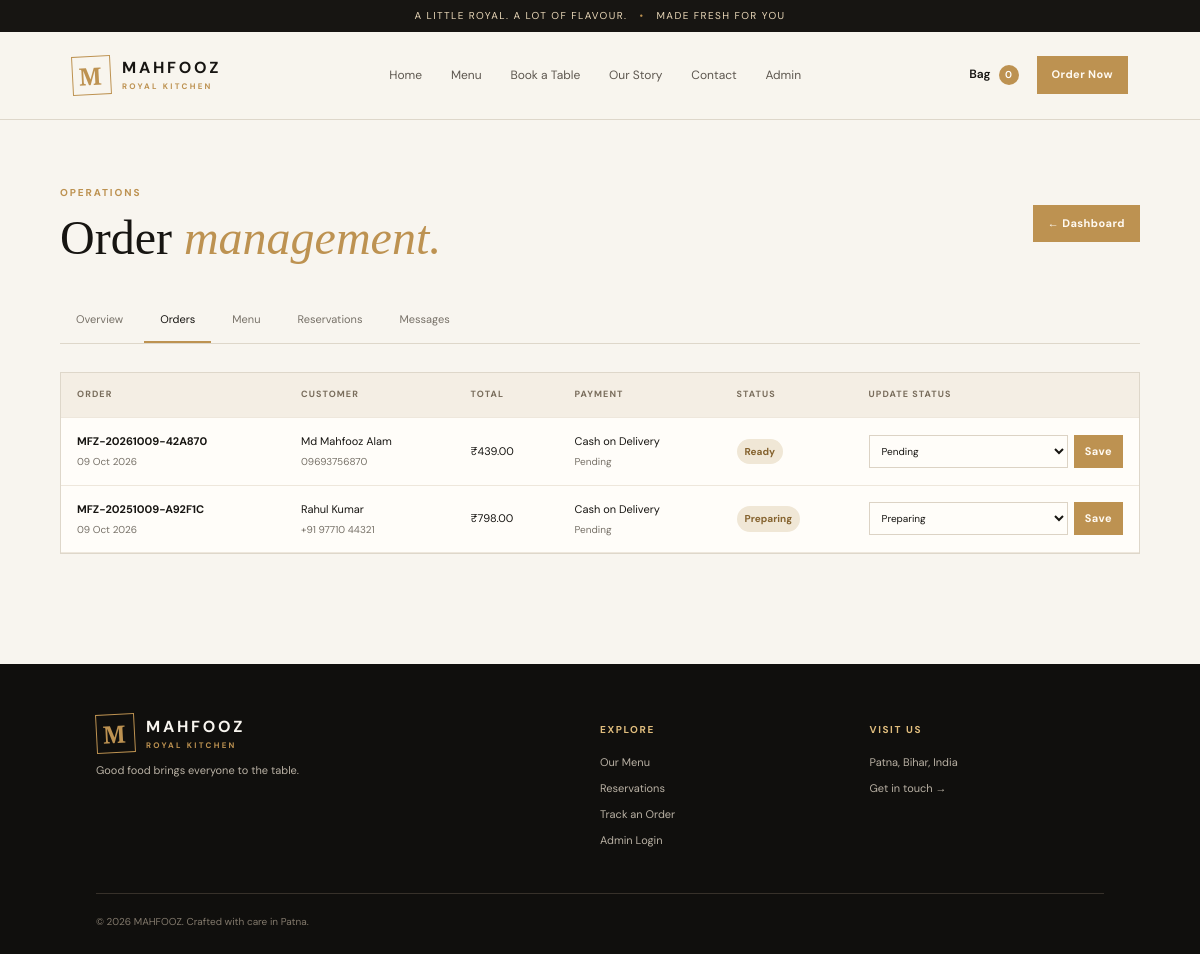
The app's page /admin/orders (signed in) with its own data.
### models/__init__.py (models this page shows)
class Order(db.Model):
    __tablename__ = 'orders'
    id = db.Column(db.Integer, primary_key=True)
    order_number = db.Column(db.String(50), unique=True, nullable=False)
    customer_name = db.Column(db.String(120), nullable=False)
    customer_phone = db.Column(db.String(20), nullable=False)
    customer_email = db.Column(db.String(120))
    delivery_address = db.Column(db.Text, nullable=False)
    subtotal = db.Column(db.Float, nullable=False, default=0)
    delivery_fee = db.Column(db.Float, nullable=False, default=0)
    tax_amount = db.Column(db.Float, nullable=False, default=0)
    total_amount = db.Column(db.Float, nullable=False, default=0)
    payment_method = db.Column(db.String(50), default='COD')
    payment_status = db.Column(db.String(30), default='Pending')
    order_status = db.Column(db.String(30), default='Pending')
    special_notes = db.Column(db.Text)
    razorpay_order_id = db.Column(db.String(120))
    razorpay_payment_id = db.Column(db.String(120))
    razorpay_signature = db.Column(db.String(255))
    created_at = db.Column(db.DateTime, default=datetime.utcnow)
    updated_at = db.Column(db.DateTime, default=datetime.utcnow, onupdate=datetime.utcnow)
    items = db.relationship('OrderItem', backref='order', lazy=True, cascade='all, delete-orphan')

### app.py (the view)
@app.get('/admin/orders')
@admin_required
def admin_orders(): return render_template('admin/orders.html', orders=Order.query.order_by(Order.created_at.desc()).all())

### app.py (called while the page is built)
@app.before_request
def normalize_path():
    path = request.path
    if len(path) > 1 and path.endswith('/'):
        return redirect(path.rstrip('/') + (('?' + request.query_string.decode()) if request.query_string else ''), code=308)
    lowered = path.lower()
    aliases = {'/login': '/admin/login', '/admin.html': '/admin', '/dashboard': '/admin', '/admin/index': '/admin', '/admin/login.html': '/admin/login'}
    if lowered in aliases:
        return redirect(aliases[lowered], code=301)
    if lowered != path and lowered.startswith('/admin'):
        return redirect(lowered, code=301)

@app.context_processor
def inject_globals():
    return {'restaurant_name': 'MAHFOOZ', 'restaurant_address': app.config.get('RESTAURANT_ADDRESS'),
            'restaurant_phone': app.config.get('RESTAURANT_PHONE'), 'current_year': datetime.now().year}

def admin_required(fn):
    @wraps(fn)
    def wrapper(*args, **kwargs):
        if not session.get('admin_id'):
            flash('Please log in to access the dashboard.', 'warning')
            return redirect(url_for('admin_login', next=request.path))
        return fn(*args, **kwargs)
    return wrapper

### templates/admin/orders.html
{% extends 'base.html' %}{% block title %}Manage Orders | MAHFOOZ{% endblock %}{% block content %}<section class="admin-page"><div class="admin-head"><div><p class="eyebrow">OPERATIONS</p><h1>Order <em>management.</em></h1></div><a class="btn btn-small" href="{{ url_for('admin_dashboard') }}">← Dashboard</a></div><div class="admin-nav"><a href="{{ url_for('admin_dashboard') }}">Overview</a><a class="active" href="{{ url_for('admin_orders') }}">Orders</a><a href="{{ url_for('admin_menu') }}">Menu</a><a href="{{ url_for('admin_reservations') }}">Reservations</a><a href="{{ url_for('admin_messages') }}">Messages</a></div><div class="admin-panel table-panel"><div class="table-scroll"><table><thead><tr><th>Order</th><th>Customer</th><th>Total</th><th>Payment</th><th>Status</th><th>Update status</th></tr></thead><tbody>{% for o in orders %}<tr><td><strong>{{ o.order_number }}</strong><small>{{ o.created_at.strftime('%d %b %Y') if o.created_at else '' }}</small></td><td>{{ o.customer_name }}<small>{{ o.customer_phone }}</small></td><td>₹{{ '%.2f'|format(o.total_amount) }}</td><td>{{ o.payment_method }}<small>{{ o.payment_status }}</small></td><td><span class="status-pill">{{ o.order_status }}</span></td><td><form class="inline-form" method="post" action="{{ url_for('admin_order_status',order_id=o.id) }}"><select name="status">{% for s in ['Pending','Confirmed','Preparing','Out for delivery','Delivered','Cancelled'] %}<option {% if o.order_status==s %}selected{% endif %}>{{ s }}</option>{% endfor %}</select><button class="btn btn-small">Save</button></form></td></tr>{% else %}<tr><td colspan="6">No orders found.</td></tr>{% endfor %}</tbody></table></div></div></section>{% endblock %}

### static/css/style.css (style rules this page uses)
:root { --ink:#171512;--paper:#f8f5ef;--cream:#eee8dc;--gold:#bd9251;--gold2:#e0bd7d;--muted:#777168;--line:#ded7ca;--white:#fff;--green:#397451;--red:#a33c32;--serif:'Playfair Display',Georgia,serif;--sans:'DM Sans',Arial,sans-serif }
* { box-sizing:border-box }
html { scroll-behavior:smooth }
body { margin:0;background:var(--paper);color:var(--ink);font-family:var(--sans);line-height:1.55 }
a { color:inherit;text-decoration:none }
button,input,textarea,select { font:inherit }
button,a { touch-action:manipulation }
.btn { border:1px solid var(--gold);background:var(--gold);color:#fffaf2;display:inline-flex;justify-content:center;align-items:center;gap:18px;padding:14px 21px;font-size:12px;font-weight:700;letter-spacing:.04em;cursor:pointer;transition:transform .2s,background .2s;min-height:46px }
.btn-small { min-height:36px;padding:9px 14px;font-size:11px }
.eyebrow,.section-label { font-size:10px;letter-spacing:.19em;font-weight:700;color:var(--gold);text-transform:uppercase }
.hero h1 em,.section h2 em,.page-hero h1 em,.confirmation h1 em,.admin-head h1 em,.form-aside h2 em { color:var(--gold);font-weight:500 }
input,textarea,select { width:100%;padding:12px 13px;background:#fffdf9;border:1px solid #dcd3c5;border-radius:0;color:var(--ink);outline:none;font-size:12px }
.status-pill { display:inline-block;padding:5px 8px;background:#f0e7d6;color:#85632f;font-size:10px;font-weight:700;border-radius:20px }
.admin-page { padding:55px clamp(20px,5vw,70px) 90px;min-height:65vh }
.admin-head { display:flex;justify-content:space-between;align-items:center;gap:20px;margin-bottom:25px }
.admin-head h1 { font:500 clamp(32px,4vw,48px) var(--serif);margin:8px 0 }
.admin-nav { display:flex;gap:5px;border-bottom:1px solid var(--line);margin-bottom:28px;overflow-x:auto }
.admin-nav a { padding:13px 16px;font-size:11px;color:var(--muted);white-space:nowrap;border-bottom:2px solid transparent }
.admin-nav a.active,.admin-nav a:hover { border-color:var(--gold);color:var(--ink) }
.admin-panel { background:#fffdf9;border:1px solid var(--line);padding:22px;margin-bottom:20px }
.table-panel { padding:0 }
.table-scroll { overflow:auto }
table { width:100%;border-collapse:collapse;min-width:760px }
th,td { text-align:left;padding:15px 16px;border-bottom:1px solid #eee7dc;font-size:11px;vertical-align:middle }
th { background:#f4eee4;color:#796d5c;font-size:9px;letter-spacing:.12em;text-transform:uppercase }
td strong,td small { display:block }
td small { font-size:10px;color:var(--muted);margin-top:4px }
.inline-form,.action-group { display:flex;align-items:center;gap:6px }
.inline-form select { min-width:120px;padding:8px;font-size:10px }
.inline-form .btn { min-height:32px;padding:7px 10px }

### records on screen
Order: order_number "MFZ-20261009-42A870", created_at "09 Oct 2026", customer_name "Md Mahfooz Alam", customer_phone "09693756870", total_amount "439.00", payment_method "Cash on Delivery", payment_status "Pending", order_status "Ready"
Order: order_number "MFZ-20251009-A92F1C", created_at "09 Oct 2026", customer_name "Rahul Kumar", customer_phone "+91 97710 44321", total_amount "798.00", payment_method "Cash on Delivery", payment_status "Pending", order_status "Preparing", status "Preparing"

### other values on screen
{{ restaurant_address }} "Patna, Bihar, India"
form field status "Pending"
